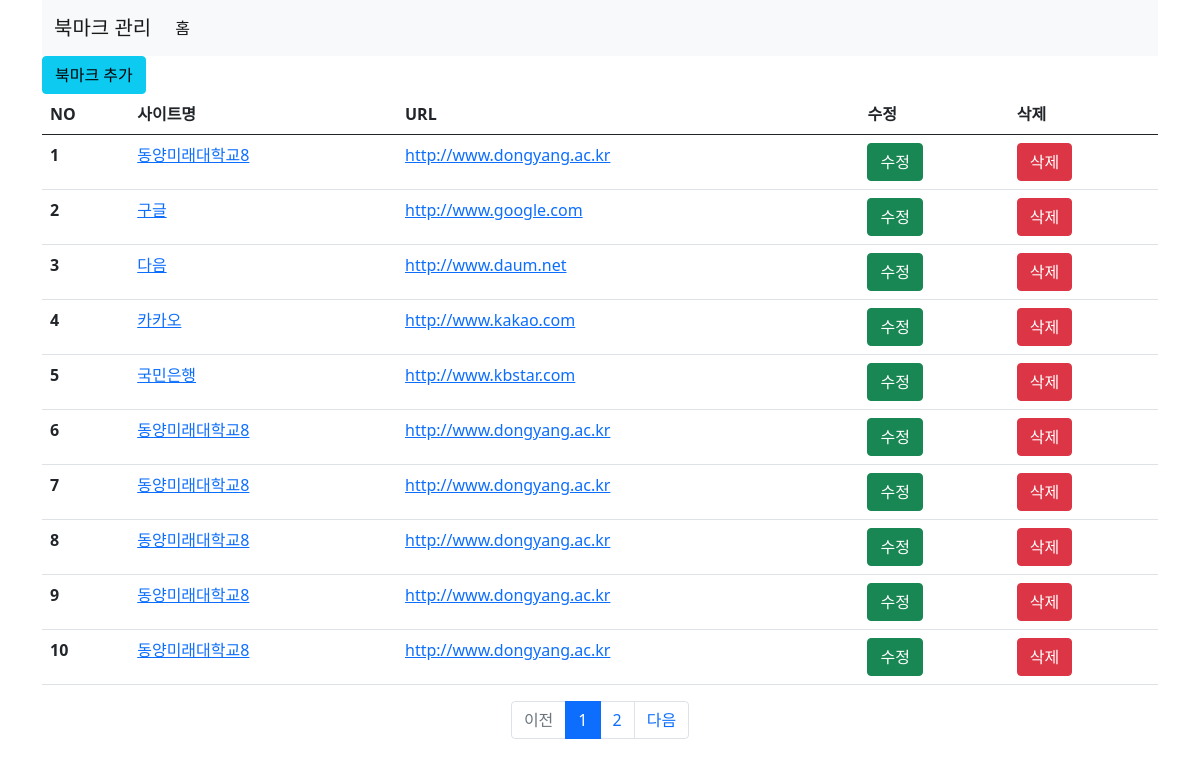
Screenshot of /bookmark/ with the database file from the repository.
### bookmark/models.py (models this page shows, shortened)
class Bookmark(models.Model):
    site_name = models.CharField(max_length=100)
    url = models.URLField('Site URL')

### bookmark/views.py (the view)
# urls.py: path('', BookmarkListView.as_view(), name='list'),
class BookmarkListView(ListView):
    model = Bookmark
    paginate_by = 10

### bookmark/templates/bookmark/bookmark_list.html (shortened to what this page needs)
{% extends 'base.html' %}
{% block content %}
    <div class="btn-group" role="group" aria-label="buttons">
        <a class="btn btn-info" href="{% url 'bookmark:add' %}">북마크 추가</a>
    </div>
    <table class="table">
        <thead>
        <tr>
            <th scope="col">NO</th>
            <th scope="col">사이트명</th>
            <th scope="col">URL</th>
            <th scope="col">수정</th>
            <th scope="col">삭제</th>
        </tr>
        </thead>
        <tbody>
        {% for bookmark in object_list %}
        <tr>
            <th scope="row">{{ forloop.counter }}</th>
            <td>
                <a href="{% url 'bookmark:detail' pk=bookmark.id %}">
                    {{bookmark.site_name}}</a>
            </td>
            <td>
                <a href="{{bookmark.url}}" target="_blank">
                    {{bookmark.url}}</a>
            </td>
            <td>
                <a class="btn btn-success" href="{% url 'bookmark:update' pk=bookmark.id %}">수정</a>
            </td>
            <td>
                <a class="btn btn-danger" href="{% url 'bookmark:delete' pk=bookmark.id %}">삭제</a>
            </td>
        </tr>
        {% endfor %}
        </tbody>
    </table>
    {% if is_paginated %}
        <nav aria-label="Page navigation example">
            <ul class="pagination justify-content-center">
                {% if page_obj.has_previous %}
                    <li class="page-item"><a class="page-link" href="{% url 'bookmark:list' %}?page={{page_obj.previous_page_number}}">이전</a></li>
                {% else %}
                    <li class="page-item disabled"><a class="page-link" href="#">이전</a></li>
                {% endif %}
                {% for page in page_obj.paginator.page_range %}
                    {% if page_obj.number == page %}
                        <li class="page-item active"><a class="page-link" href="#">{{page}}</a></li>
                    {% else %}
                        <li class="page-item "><a class="page-link" href="{{request.path}}?page={{page}}">{{page}}</a></li>
                    {% endif %}
                {% endfor %}
                {% if page_obj.has_next %}
                    <li class="page-item"><a class="page-link" href="{% url 'bookmark:list' %}?page={{page_obj.next_page_number}}">다음</a></li>
                {% else %}
                    <li class="page-item disabled"><a class="page-link" href="#">다음</a></li>
                {% endif %}
            </ul>
        </nav>
    {% endif %}
{% endblock %}

### templates/base.html (shortened to what this page needs)
<!DOCTYPE html>
<html lang="en">
<head>
    <link href="https://cdn.jsdelivr.net/npm/bootstrap@5.0.1/dist/css/bootstrap.min.css"
          rel="stylesheet"
>
    {% load static %}
    <link rel="stylesheet" href="{% static 'css/style.css' %}">
</head>
<body>
<div class="container">
    <nav class="navbar navbar-expand-lg navbar-light bg-light">
        <div class="container-fluid">
            <a class="navbar-brand" href="#">북마크 관리</a>
            <div class="collapse navbar-collapse" id="navbarSupportedContent">
                <ul class="navbar-nav me-auto mb-2 mb-lg-0">
                    <li class="nav-item">
                        <a class="nav-link active" aria-current="page" href="/bookmark/">홈</a>
                    </li>
                </ul>
            </div>
        </div>
    </nav>
    {% block content %}
    {% endblock %}
</div>
</body>
</html>

### rows the page displays
Bookmark: site_name "동양미래대학교8", url "http://www.dongyang.ac.kr"
Bookmark: site_name "구글", url "http://www.google.com"
Bookmark: site_name "다음", url "http://www.daum.net"
Bookmark: site_name "카카오", url "http://www.kakao.com"
Bookmark: site_name "국민은행", url "http://www.kbstar.com"
Bookmark: site_name "동양미래대학교8", url "http://www.dongyang.ac.kr"
Bookmark: site_name "동양미래대학교8", url "http://www.dongyang.ac.kr"
Bookmark: site_name "동양미래대학교8", url "http://www.dongyang.ac.kr"
Bookmark: site_name "동양미래대학교8", url "http://www.dongyang.ac.kr"
Bookmark: site_name "동양미래대학교8", url "http://www.dongyang.ac.kr"

### other values shown
{{ page }} "1"
{{ page }} "2"
